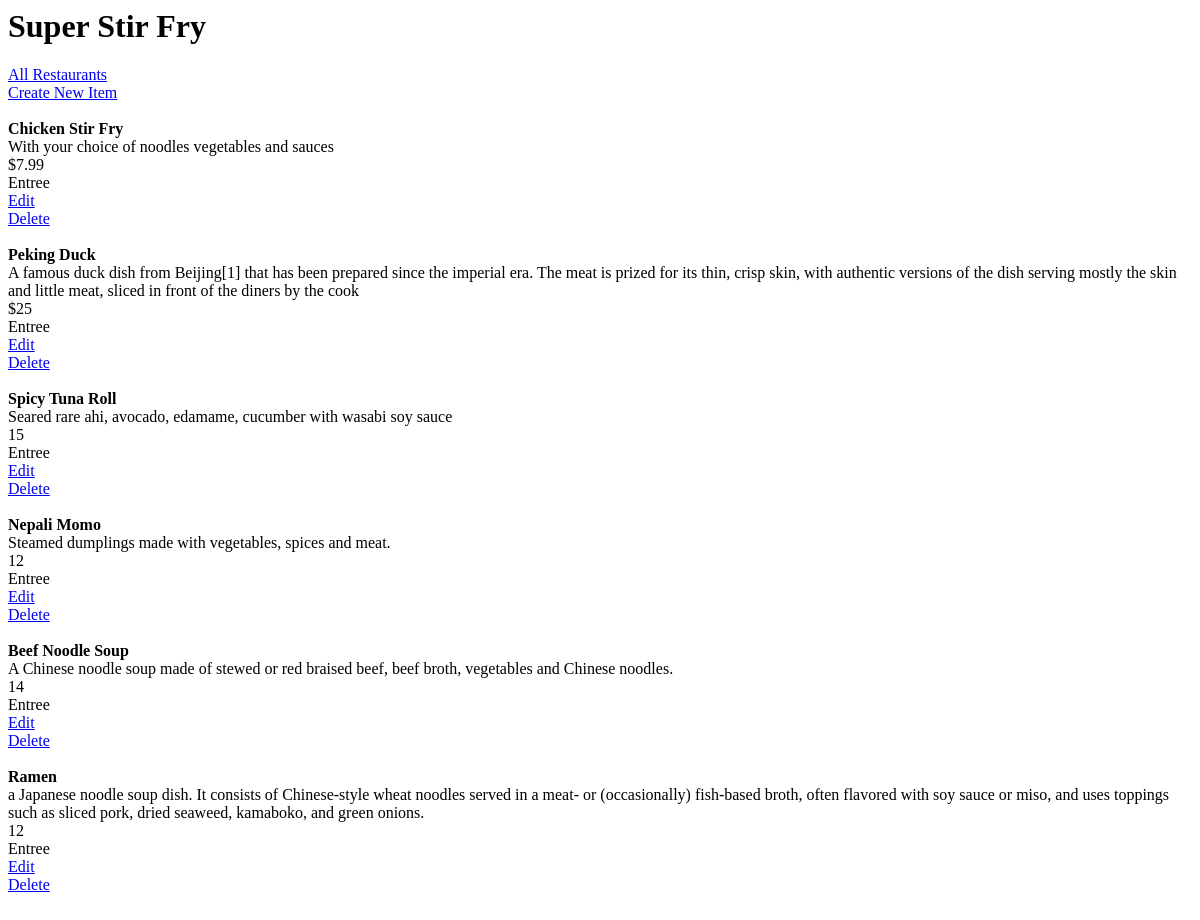
Page /restaurant/2/menu on the committed database.
### database_setup.py (models this page shows, shortened)
class Restaurant(Base):
	__tablename__ = 'restaurant'
	name = Column(String(80), nullable = False)
	id = Column(Integer, primary_key = True)

class MenuItem(Base):
	__tablename__ = 'menu_item'
	name = Column(String(80), nullable = False)
	id = Column(Integer, primary_key = True)
	course = Column(String(259))
	description = Column(String(250))
	price = Column(String(8))
	restaurant_id = Column(Integer, ForeignKey('restaurant.id'))
	restaurant = relationship(Restaurant)

### finalproject.py (the view)
@app.route('/restaurant/<int:restaurant_id>')
@app.route('/restaurant/<int:restaurant_id>/menu')
def showMenu(restaurant_id):
	restaurant = session.query(Restaurant).filter_by(id=restaurant_id).one()
	items = session.query(MenuItem).filter_by(restaurant_id=restaurant_id).all()
	return render_template('menu.html',items = items, restaurant=restaurant)

### templates/menu.html (shortened to what this page needs)
<html>
	<head>
		<link rel=stylesheet type=text/css href="{{ url_for('static', filename='styles.css') }}">
	</head>
	<body>
		<h1>{{restaurant.name}}</h1>
		<a href="{{url_for('showRestaurants')}}">All Restaurants</a></br>
		<a href = "{{url_for('newMenuItem', restaurant_id = restaurant.id) }}">Create New Item</a>
		{% for i in items %}
			<div>
				<b>{{i.name}}</b></br>
				{{i.description}}</br>
				{{i.price}}</br>
				{{i.course}}</br>
				<a href="{{ url_for('editMenuItem', restaurant_id = restaurant.id, menu_id = i.id) }}">Edit</a></br>
				<a href="{{ url_for('deleteMenuItem', restaurant_id = restaurant.id, menu_id = i.id) }}">Delete</a></br>
			</div>
		{% endfor %}
	</body>
</html>

### rows in the picture
Restaurant: name "Super Stir Fry"
MenuItem: name "Chicken Stir Fry", description "With your choice of noodles vegetables and sauces", price "$7.99", course "Entree"
MenuItem: name "Peking Duck", description "A famous duck dish from Beijing[1] that has been prepared since the imperial era. The meat is prized for its thin, crisp skin, with authentic versions of the dish serving mostly the skin and little meat, sliced in front of the diners by the cook", price "$25", course "Entree"
MenuItem: name "Spicy Tuna Roll", description "Seared rare ahi, avocado, edamame, cucumber with wasabi soy sauce", price "15", course "Entree"
MenuItem: name "Nepali Momo", description "Steamed dumplings made with vegetables, spices and meat.", price "12", course "Entree"
MenuItem: name "Beef Noodle Soup", description "A Chinese noodle soup made of stewed or red braised beef, beef broth, vegetables and Chinese noodles.", price "14", course "Entree"
MenuItem: name "Ramen", description "a Japanese noodle soup dish. It consists of Chinese-style wheat noodles served in a meat- or (occasionally) fish-based broth, often flavored with soy sauce or miso, and uses toppings such as sliced pork, dried seaweed, kamaboko, and green onions.", price "12", course "Entree"
